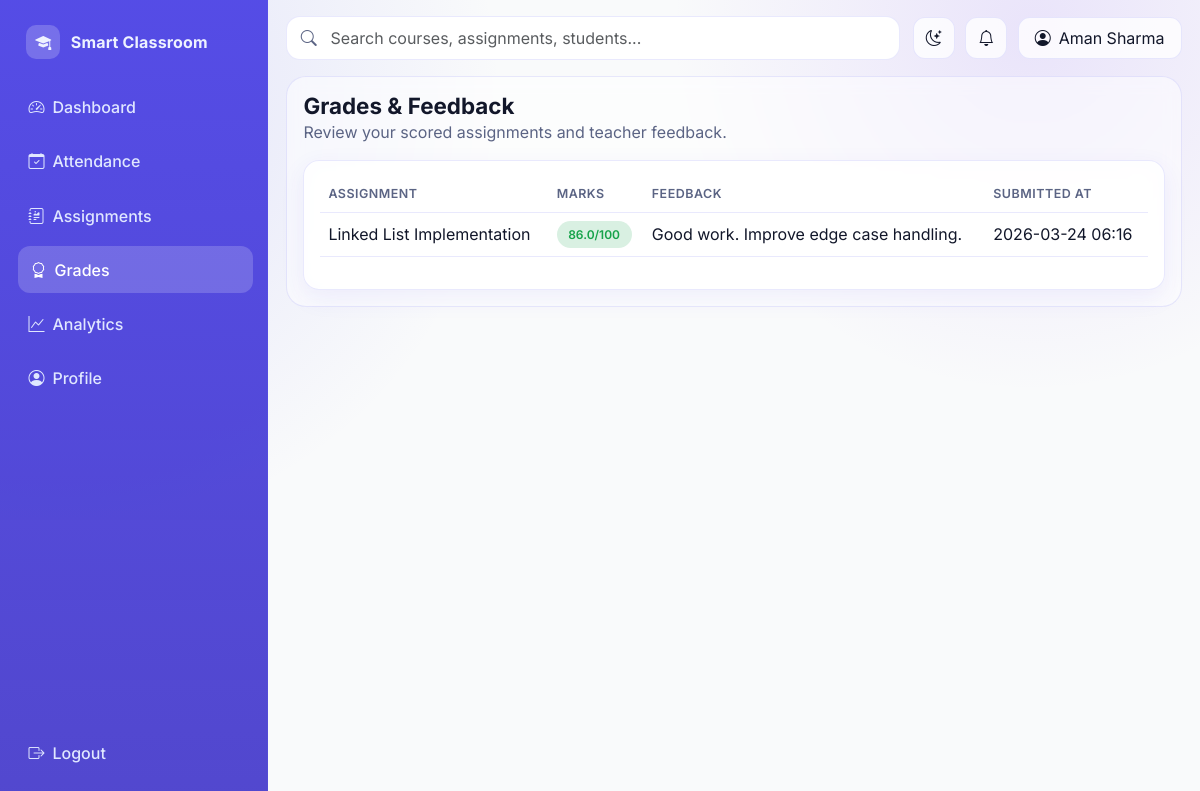
/student/grades (signed in), run on the app's committed database.
### models/__init__.py (models this page shows, shortened)
class User(UserMixin, db.Model):
    id = db.Column(db.Integer, primary_key=True)
    name = db.Column(db.String(120), nullable=False)
    email = db.Column(db.String(120), unique=True, nullable=False, index=True)
    password = db.Column(db.String(255), nullable=False)
    role = db.Column(db.String(20), nullable=False)
    student_profile = db.relationship("StudentProfile", backref="user", uselist=False)
    teacher_profile = db.relationship("TeacherProfile", backref="user", uselist=False)

class Submission(db.Model):
    id = db.Column(db.Integer, primary_key=True)
    assignment_id = db.Column(db.Integer, db.ForeignKey("assignment.id"), nullable=False)
    student_id = db.Column(db.Integer, db.ForeignKey("student_profile.user_id"), nullable=False)
    file_path = db.Column(db.String(255), nullable=False)
    submitted_at = db.Column(db.DateTime, default=lambda: datetime.now(timezone.utc), nullable=False)
    marks = db.Column(db.Float, nullable=True)
    feedback = db.Column(db.Text, nullable=True)
    __table_args__ = (
        db.UniqueConstraint("assignment_id", "student_id", name="unique_submission_per_assignment"),
    )

class Assignment(db.Model):
    id = db.Column(db.Integer, primary_key=True)
    teacher_id = db.Column(db.Integer, db.ForeignKey("teacher_profile.user_id"), nullable=False)
    title = db.Column(db.String(200), nullable=False)
    description = db.Column(db.Text, nullable=False)
    deadline = db.Column(db.DateTime, nullable=False)
    max_marks = db.Column(db.Integer, nullable=False)
    created_at = db.Column(db.DateTime, default=lambda: datetime.now(timezone.utc), nullable=False)
    submissions = db.relationship("Submission", backref="assignment", lazy=True, cascade="all, delete")

### routes/student_routes.py (the view)
@student_bp.route("/grades")
@login_required
@role_required("Student")
def grades():
    submissions = (
        Submission.query.filter_by(student_id=current_user.id)
        .filter(Submission.marks.isnot(None))
        .order_by(Submission.submitted_at.desc())
        .all()
    )
    return render_template("student/grades.html", submissions=submissions)

### app.py (called while the page is built)
def create_app():
    app = Flask(__name__)
    app.config.from_object(Config)
    os.makedirs(app.config["UPLOAD_FOLDER"], exist_ok=True)
    db.init_app(app)
    bcrypt.init_app(app)
    login_manager.init_app(app)
    csrf.init_app(app)
    register_blueprints(app)
    @app.context_processor
    def inject_globals():
        return {"app_name": "College Management System"}
    with app.app_context():
        db.create_all()
    return app

### models/__init__.py (called while the page is built)
@login_manager.user_loader
def load_user(user_id):
    return User.query.get(int(user_id))

### templates/student/grades.html
{% extends 'base.html' %} {% block title %} - Grades{% endblock %} {% block
content %}
<section class="page-header">
  <div>
    <h1 class="page-title">Grades & Feedback</h1>
    <p class="text-muted-soft mb-0">
      Review your scored assignments and teacher feedback.
    </p>
  </div>
</section>
<article class="app-card p-3">
  <div class="table-responsive">
    <table class="table">
      <thead>
        <tr>
          <th>Assignment</th>
          <th>Marks</th>
          <th>Feedback</th>
          <th>Submitted At</th>
        </tr>
      </thead>
      <tbody>
        {% for item in submissions %}
        <tr>
          <td>{{ item.assignment.title }}</td>
          <td>
            <span class="badge status-badge submitted"
              >{{ item.marks }}/{{ item.assignment.max_marks }}</span
            >
          </td>
          <td>{{ item.feedback or '-' }}</td>
          <td>{{ item.submitted_at.strftime('%Y-%m-%d %H:%M') }}</td>
        </tr>
        {% else %}
        <tr>
          <td colspan="4" class="text-center text-muted-soft">
            No grades available yet.
          </td>
        </tr>
        {% endfor %}
      </tbody>
    </table>
  </div>
</article>
{% endblock %}

### templates/base.html (shortened to what this page needs)
<!doctype html>
<html lang="en">
  <head>
    <link
      href="https://cdn.jsdelivr.net/npm/bootstrap@5.3.3/dist/css/bootstrap.min.css"
      rel="stylesheet"
    />
    <link
      rel="stylesheet"
      href="https://cdn.jsdelivr.net/npm/bootstrap-icons@1.11.3/font/bootstrap-icons.min.css"
    />
    <link
      rel="stylesheet"
      href="{{ url_for('static', filename='css/styles.css') }}"
    />
  </head>
  <body>
    {% if current_user.is_authenticated %}
    <div class="app-shell">
      <aside class="sidebar d-flex flex-column" id="appSidebar">
        <a class="brand" href="{{ url_for('core.index') }}">
          <span class="brand-dot"><i class="bi bi-mortarboard-fill"></i></span>
          <span>Smart Classroom</span>
        </a>
        <div class="nav-section">
          {% if current_user.role == 'Teacher' %} {% set nav = [
          ('teacher.dashboard', 'Dashboard', 'bi-speedometer2'),
          ('teacher.attendance', 'Attendance', 'bi-calendar-check'),
          ('teacher.assignments', 'Assignments', 'bi-journal-richtext'),
          ('teacher.submissions', 'Submissions', 'bi-folder-check'),
          ('teacher.analytics', 'Analytics', 'bi-graph-up') ] %} {% else %} {%
          set nav = [ ('student.dashboard', 'Dashboard', 'bi-speedometer2'),
          ('student.attendance', 'Attendance', 'bi-calendar-check'),
          ('student.assignments', 'Assignments', 'bi-journal-richtext'),
          ('student.grades', 'Grades', 'bi-award'), ('student.analytics',
          'Analytics', 'bi-graph-up') ] %} {% endif %} {% for endpoint, label,
          icon in nav %}
          <a
            class="nav-link-item {% if request.endpoint == endpoint %}active{% endif %}"
            href="{{ url_for(endpoint) }}"
          >
            <span><i class="bi {{ icon }} me-2"></i>{{ label }}</span>
          </a>
          {% endfor %}
          <a class="nav-link-item" href="#" aria-disabled="true">
            <span><i class="bi bi-person-circle me-2"></i>Profile</span>
          </a>
        </div>
        <div class="sidebar-footer">
          <a class="nav-link-item" href="{{ url_for('auth.logout') }}">
            <span><i class="bi bi-box-arrow-right me-2"></i>Logout</span>
          </a>
        </div>
      </aside>
      <section class="workspace">
        <header class="topbar">
          <div class="search-wrap">
            <i class="bi bi-search search-icon"></i>
            <input
              class="form-control"
              type="search"
              placeholder="Search courses, assignments, students..."
              aria-label="Search"
            />
          </div>
          <div class="toolbar-actions">
            <button
              class="icon-btn"
              id="darkModeToggle"
              type="button"
              aria-label="Toggle dark mode"
            >
              <i class="bi bi-moon-stars"></i>
            </button>
            <button class="icon-btn" type="button" aria-label="Notifications">
              <i class="bi bi-bell"></i>
            </button>
            <div
              class="btn-soft px-3 d-flex align-items-center gap-2"
              role="button"
              tabindex="0"
            >
              <i class="bi bi-person-circle"></i>
              <span class="hidden-mobile">{{ current_user.name }}</span>
            </div>
          </div>
        </header>
        {% endif %}
        <main
          class="{% if current_user.is_authenticated %}content-wrap{% else %}container pb-4{% endif %}"
        >
          {% block content %}{% endblock %}
        </main>
        {% if current_user.is_authenticated %}
      </section>
    </div>
    {% endif %}
  </body>
</html>

### static/css/styles.css (style rules this page uses)
:root { --bg: #f9fafb; --surface: rgba(255, 255, 255, 0.78); --surface-solid: #ffffff; --surface-muted: #f3f5fb; --text: #12172a; --text-soft: #5b6484; --primary: #4f46e5; --primary-2: #6366f1; --accent: #8b5cf6; --success: #16a34a; --danger: #ef4444; --warning: #f59e0b; --border: rgba(99, 102, 241, 0.14); --shadow-sm: 0 8px 24px rgba(79, 70, 229, 0.08); --shadow-md: 0 18px 44px rgba(31, 41, 55, 0.12); --radius-sm: 12px; --radius-md: 16px; --radius-lg: 20px; --transition: 240ms ease-in-out; }
* { box-sizing: border-box; }
html, body { margin: 0; padding: 0; min-height: 100%; font-family: "Inter", "Poppins", "Segoe UI", sans-serif; font-size: 16px; color: var(--text); background: radial-gradient( circle at 5% 12%, rgba(99, 102, 241, 0.16), transparent 33% ), radial-gradient( circle at 86% 4%, rgba(139, 92, 246, 0.14), transparent 28% ), var(--bg); }
a { color: inherit; }
.glass-card, .card, .app-card { border: 1px solid var(--border); background: var(--surface); backdrop-filter: blur(12px); border-radius: var(--radius-md); box-shadow: var(--shadow-sm); transition: transform var(--transition), box-shadow var(--transition), border-color var(--transition); }
.app-shell { display: grid; grid-template-columns: 268px 1fr; min-height: 100vh; }
.sidebar { position: sticky; top: 0; height: 100vh; padding: 1rem; border-right: 1px solid var(--border); background: linear-gradient( 180deg, rgba(79, 70, 229, 0.96), rgba(67, 56, 202, 0.92) ); color: #eef2ff; }
.brand { display: flex; align-items: center; gap: 0.65rem; font-weight: 700; letter-spacing: 0.01em; text-decoration: none; padding: 0.55rem 0.65rem; border-radius: 10px; }
.brand-dot { width: 34px; height: 34px; display: grid; place-items: center; border-radius: 10px; background: rgba(255, 255, 255, 0.2); }
.nav-section { margin-top: 1rem; }
.nav-link-item { display: flex; align-items: center; justify-content: space-between; margin-bottom: 0.45rem; padding: 0.72rem 0.78rem; border-radius: 12px; color: #e0e7ff; font-weight: 500; text-decoration: none; transition: background var(--transition), transform var(--transition); }
.nav-link-item:hover, .nav-link-item.active { background: rgba(255, 255, 255, 0.18); color: #ffffff; transform: translateX(2px); }
.sidebar-footer { margin-top: auto; padding-top: 1rem; }
.workspace { padding: 1rem 1.15rem 1.5rem; }
.topbar { display: grid; grid-template-columns: 1fr auto; align-items: center; gap: 0.8rem; margin-bottom: 1rem; }
.search-wrap { position: relative; }
.search-wrap .form-control { background: var(--surface-solid); border: 1px solid var(--border); border-radius: 14px; min-height: 44px; padding-left: 2.7rem; }
.search-icon { position: absolute; left: 0.9rem; top: 50%; transform: translateY(-50%); color: var(--text-soft); }
.toolbar-actions { display: flex; align-items: center; gap: 0.65rem; }
.icon-btn, .btn-soft { border: 1px solid var(--border); background: var(--surface); border-radius: 12px; min-height: 42px; min-width: 42px; color: var(--text); transition: all var(--transition); }
.content-wrap { border-radius: var(--radius-lg); border: 1px solid var(--border); background: rgba(255, 255, 255, 0.52); backdrop-filter: blur(8px); padding: 1rem; }
.page-header { display: flex; align-items: center; justify-content: space-between; gap: 1rem; margin-bottom: 1rem; }
.page-title { margin: 0; font-size: 1.4rem; font-weight: 700; }
.text-muted-soft { color: var(--text-soft); }
.form-control, .form-select { border-radius: 12px; border: 1px solid var(--border); background: var(--surface-solid); color: var(--text); min-height: 44px; transition: border-color var(--transition), box-shadow var(--transition), transform var(--transition); }
.table { --bs-table-bg: transparent; --bs-table-color: var(--text); }
.table > :not(caption) > * > * { border-bottom-color: var(--border); vertical-align: middle; }
.table thead th { color: var(--text-soft); font-weight: 600; text-transform: uppercase; letter-spacing: 0.04em; font-size: 0.78rem; }
.badge { border-radius: 999px; padding: 0.45rem 0.72rem; font-weight: 600; }
.status-badge.submitted, .badge-submitted { background: rgba(22, 163, 74, 0.16); color: #16a34a; }
.hidden-mobile { display: inline; }

### data on the page
User: name "Aman Sharma"
Submission: assignment "Linked List Implementation", marks "86.0", assignment.max_marks "100", feedback "Good work. Improve edge case handling.", submitted_at "2026-03-24 06:16"

### other printed values
{{ label }} "Dashboard" "Attendance" "Assignments" "Grades" "Analytics"
